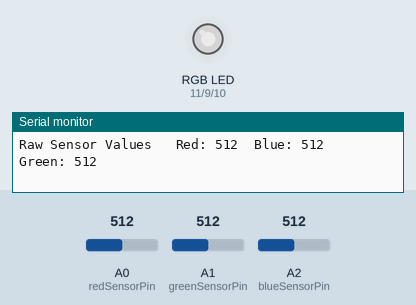
Simulated run of this sketch. Board: Arduino Uno, built with avr-gcc and run on an emulated ATmega328P. Parts: an RGB LED mixed from three pins (HIGH = lit), the last lines printed to the serial monitor. The inputs (shaded band) are chosen by the test bench; at power-on: A0 (redSensorPin) = 512, A1 (greenSensorPin) = 512, A2 (blueSensorPin) = 512. Dim RGB values are drawn brighter than linear.

Above: at 1.2 s.
1.3 s: A0 (redSensorPin) set to 411
At 2.3 s:
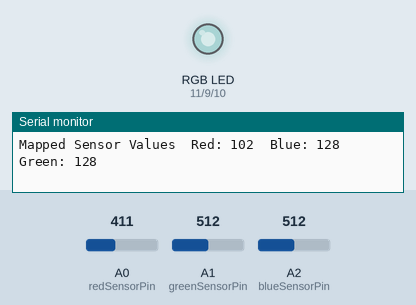
2.9 s: A0 (redSensorPin) set to 392
At 4.4 s:
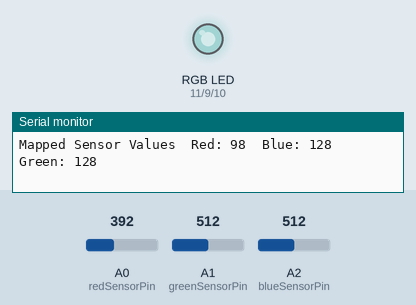
5.9 s: A1 (greenSensorPin) set to 414
At 7.2 s:
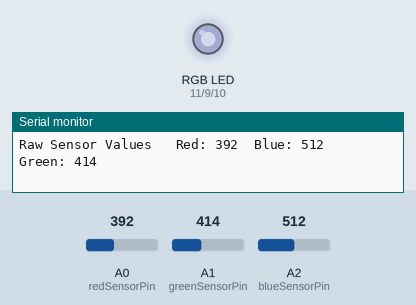
8.9 s: A1 (greenSensorPin) set to 382
At 9.6 s:
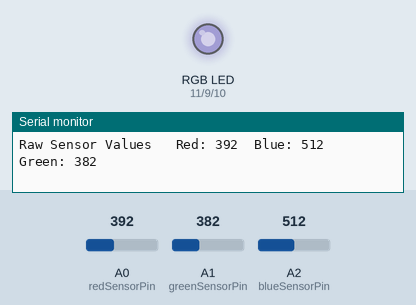
11.9 s: A2 (blueSensorPin) set to 406
At 12.5 s:
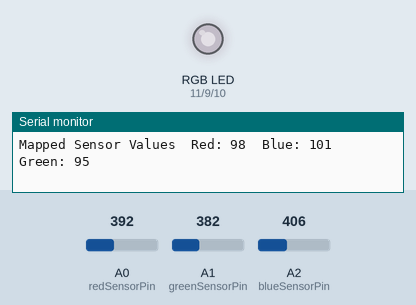
14.9 s: A2 (blueSensorPin) set to 385
At 15.3 s:
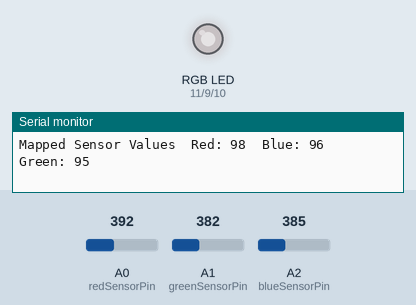
Timing chart, 0 to 17.9 s (numbered marks = the images above; inputs shaded):
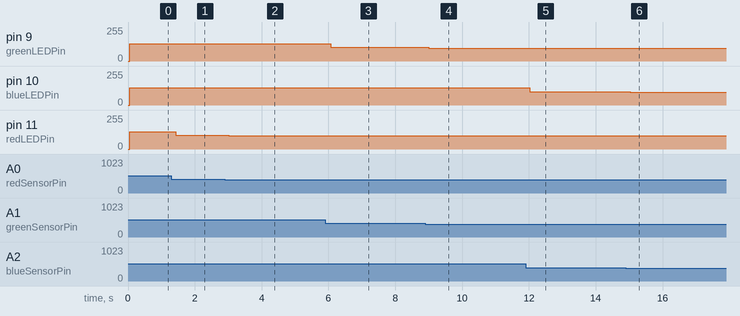

Measured:
- after the input at 1.3 s, pin 11 (redLEDPin): 128/255 → 102/255 after 0.13 s
- after the input at 2.9 s, pin 11 (redLEDPin): 102/255 → 98/255 after 0.12 s
- after the input at 5.9 s, pin 9 (greenLEDPin): 128/255 → 103/255 after 0.16 s
- after the input at 8.9 s, pin 9 (greenLEDPin): 103/255 → 95/255 after 0.10 s
- after the input at 11.9 s, pin 10 (blueLEDPin): 128/255 → 101/255 after 0.12 s
- after the input at 14.9 s, pin 10 (blueLEDPin): 101/255 → 96/255 after 0.14 s

The sketch:

lesson4_colorMixLamp.ino
```cpp
const int greenLEDPin = 9;
const int redLEDPin = 11;
const int blueLEDPin=10;

const int redSensorPin = A0;
const int greenSensorPin = A1;
const int blueSensorPin = A2;

int redValue = 0;
int greenValue = 0;
int blueValue = 0;

int redSensorValue =0;
int greenSensorValue = 0;
int blueSensorValue =0;

void setup() {
  Serial.begin(9600);

  pinMode(greenLEDPin, OUTPUT);
  pinMode(blueLEDPin, OUTPUT);
  pinMode(redLEDPin, OUTPUT);
}

void loop() {
  redSensorValue = analogRead(redSensorPin);
  delay(5); // it takes one millisecond for ADC (Analog Digital Conversion)
  greenSensorValue = analogRead(greenSensorPin);
  delay(5);
  blueSensorValue = analogRead(blueSensorPin);

  Serial.print("Raw Sensor Values\t Red: ");
  Serial.print(redSensorValue);
  Serial.print("\tBlue: ");
  Serial.print(blueSensorValue);
  Serial.print("\tGreen: ");
  Serial.println(greenSensorValue);

  redValue = redSensorValue /4;
  greenValue = greenSensorValue /4;
  blueValue = blueSensorValue /4;

  Serial.print("Mapped Sensor Values\tRed: ");
  Serial.print(redValue);
  Serial.print("\tBlue: ");
  Serial.print(blueValue);
  Serial.print("\tGreen: ");
  Serial.println(greenValue);

  analogWrite(redLEDPin, redValue);
  analogWrite(greenLEDPin, greenValue);
  analogWrite(blueLEDPin, blueValue);

}
```
